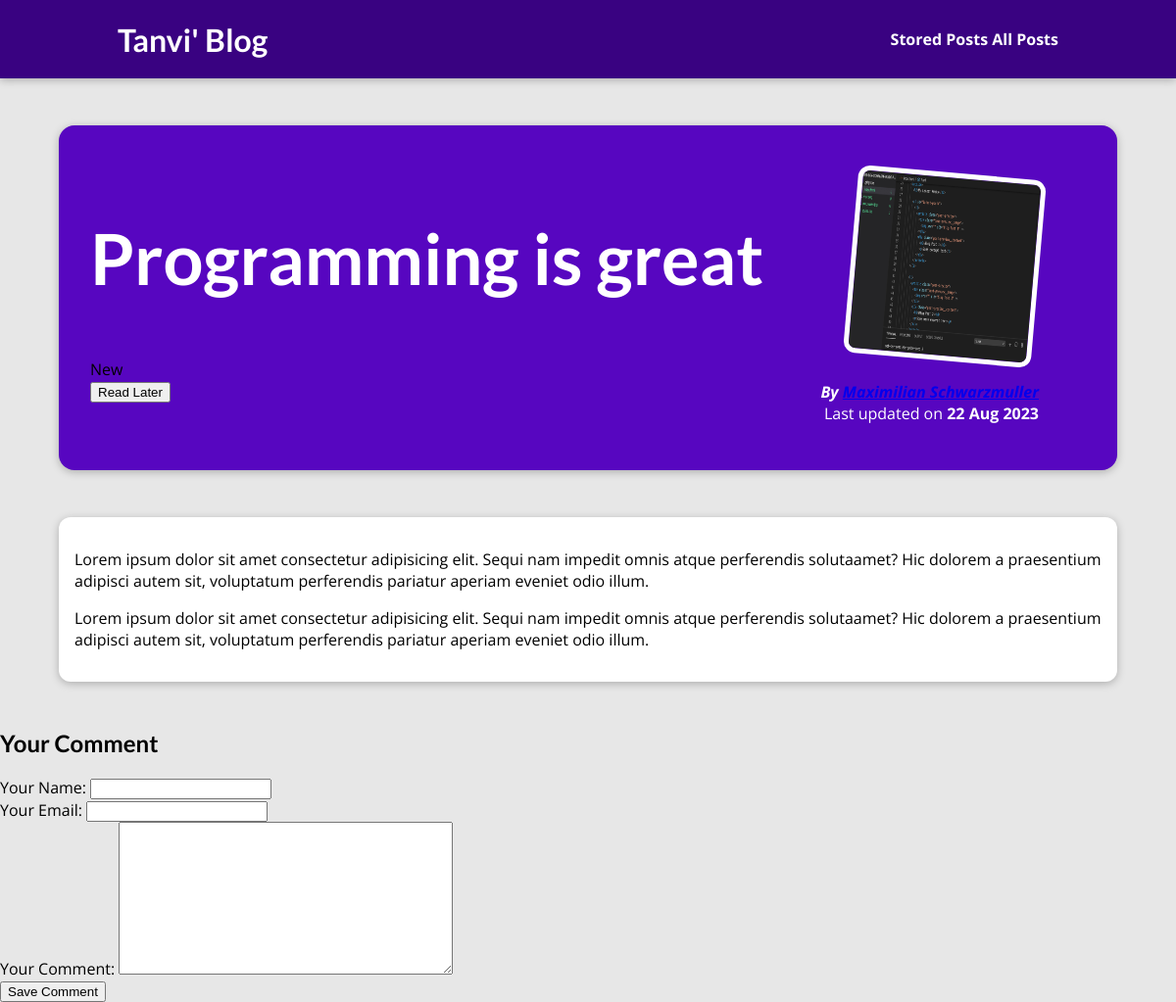
Page /posts/programming-is-fun on the committed database.
### blog/models.py (models this page shows, shortened)
class Post(models.Model):
    title = models.CharField(max_length=150)
    excerpt = models.CharField(max_length=200)
    image = models.ImageField(upload_to="posts", null=True)
    date = models.DateField(auto_now=True)
    slug = models.SlugField(unique=True,db_index=True)
    content = models.TextField(validators=[MinLengthValidator(10)])
    author = models.ForeignKey(Author,on_delete=models.SET_NULL, null=True, related_name="posts")
    tags = models.ManyToManyField(Tag)

class Tag(models.Model):
    caption = models.CharField(max_length=20)

class Author(models.Model):
    first_name = models.CharField(max_length=100)
    last_name = models.CharField(max_length=100)
    email_address = models.EmailField()
    def full_name(self):
        return f"{self.first_name} {self.last_name}"
    def __str__(self):
        return self.full_name()

### blog/views.py (the view, shortened to what this page needs)
# urls.py: path("posts/<slug:slug>",views.SinglePostView.as_view(),
class SinglePostView(View):
    def is_stored_post(self, request, post_id):
        stored_posts = request.session.get("stored_posts")
        if stored_posts is not None:
            is_saved_for_later = post_id in stored_posts
        else:
            is_saved_for_later = False
        return is_saved_for_later
    def get(self, request, slug):
        post = Post.objects.get(slug=slug)
        context = {
            "post": post,
            "post_tags": post.tags.all(),
            "comment_form": CommentForm(),
            "comments": post.comments.all().order_by("-id"),
            "saved_for_later": self.is_stored_post(request, post.id)
        }
        return render(request, "blog/post-detail.html", context)

### blog/forms.py
class CommentForm(forms.ModelForm):
    class Meta:
        model = Comment
        exclude = ["post"]
        labels = {
            "user_name": "Your Name",
            "user_email": "Your Email",
            "text": "Your Comment"
        }

### blog/templates/blog/post-detail.html (shortened to what this page needs)
{% extends 'base.html' %}
{% load static %}
{% block css_files %}
  <link rel="stylesheet" href="{% static "blog/post-detail.css" %}"/>
{% endblock %}
{% block content %}
 <section id="summary">
    <h2>{{ post.title }}</h2>
    <div>
       {% for tag in post_tags  %}
         <span class="tag">{{ tag.caption }}</span>
       {% endfor %}
    </div>
    <div id="read-later">
      <form action="{% url "read-later" %}" method="POST">
      <button>
        {% if saved_for_later %}
           Remove from "Read Later"
        {% else %}
           Read Later
        {% endif %}
      </button>
      </form>
    </div>
    <article>
        <img src="{{ post.image.url }}" alt="Post Title" />
        <address>By <a href="mailto:{{ post.author.email_address }}">{{ post.author }}</a></address>
        <div>
            Last updated on <time>{{ post.date | date:"d M Y" }}</time>
        </div>
    </article>
 </section>
 <main>
    {{ post.content | linebreaks }}
 </main>
 <section id="comment-form">
  <h2>Your Comment</h2>
   <form action="{% url "post-detail-page" post.slug %}" method="POST">
       {% for form_field in comment_form  %}
       <div class="form-control {% if form_field.errors %}invalid{% endif %}">
          {{form_field.label_tag }}
          {{ form_field }}
       </div>
       {% endfor %}
       <button>Save Comment</button>
   </form>
  </section>
{% endblock %}

### static/app.css (style rules this page uses)
* { box-sizing: border-box; }
html { font-family: 'Open Sans', 'Lato', sans-serif; }
body { margin: 0; }
h1, h2, h3 { font-family: 'Lato', sans-serif; font-weight: bold; }

### blog/static/blog/post-detail.css (style rules this page uses)
body { background-color: #e7e7e7; }
#summary { margin: 8rem auto 3rem auto; padding: 2rem; width: 90%; max-width: 90rem; border-radius: 16px; background-color: #5706c0; position: relative; box-shadow: 0 2px 8px rgba(0, 0, 0, 0.25); height: 22rem; }
#summary h2 { color: white; font-size: 4.5rem; }
#summary article { position: absolute; top: 2rem; right: 3rem; padding: 1rem 2rem; border-radius: 12px; text-align: right; color: white; }
#summary article img { width: 12rem; height: 12rem; border-radius: 12px; transform: rotateZ(5deg); border: 5px solid white; margin-bottom: 1rem; }
#summary address { font-weight: bold; }
#summary time { font-weight: bold; }
main { width: 90%; max-width: 90rem; margin: 3rem auto; background-color: white; padding: 1rem; border-radius: 12px; box-shadow: 0 2px 8px rgba(0, 0, 0, 0.25); }

### rows in the picture
Post: title "Programming is great", image (picture), author "Maximilian Schwarzmuller", date "22 Aug 2023", content "Lorem ipsum dolor sit amet consectetur adipisicing elit. Sequi nam impedit omnis atque perferendis solutaamet? Hic dolorem a praesentium adipisci autem sit, voluptatum perferendis pariatur aperiam eveniet odio illum. Lorem ipsum dolor sit amet consectetur adipisicing elit. Sequi nam impedit omnis atque perferendis solutaamet? Hic dolorem a praesentium adipisci autem sit, voluptatum perferendis pariatur aperiam eveniet odio illum."
Tag: caption "New"
